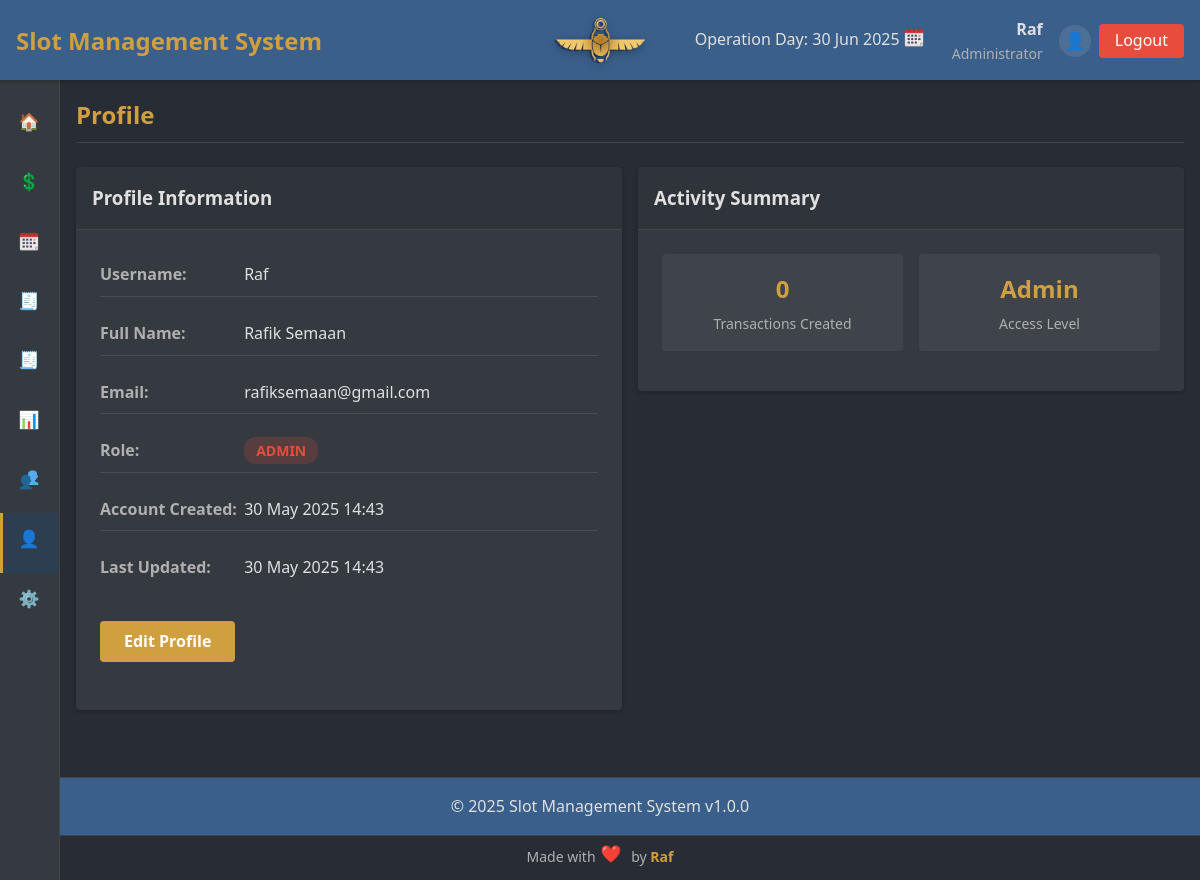
Screenshot of /index.php?page=profile (signed in) with the database file from the repository.
### tables this page shows
CREATE TABLE `users` (
  `id` int NOT NULL AUTO_INCREMENT,
  `username` varchar(50) NOT NULL,
  `password` varchar(255) NOT NULL,
  `name` varchar(100) NOT NULL,
  `email` varchar(100) NOT NULL,
  `role` enum('admin','editor','viewer') NOT NULL,
  `status` enum('Active','Inactive','Maintenance','Reserved') NOT NULL DEFAULT 'Active',
  `created_at` timestamp NULL DEFAULT CURRENT_TIMESTAMP,
  `updated_at` timestamp NULL DEFAULT CURRENT_TIMESTAMP ON UPDATE CURRENT_TIMESTAMP,
  PRIMARY KEY (`id`),
  UNIQUE KEY `username` (`username`),
  UNIQUE KEY `email` (`email`)
);

### includes/functions.php (called while the page is built, shortened)
<?php
if (!function_exists('format_datetime')) {
    function format_datetime($timestamp, $format = 'd M Y H:i:s') {
        try {
            $dt = new DateTime($timestamp, new DateTimeZone('UTC'));
            $dt->setTimezone(new DateTimeZone('Africa/Cairo'));
            return $dt->format($format);
        } catch (Exception $e) {
            return 'Invalid date';
        }
    }
}
?>

### pages/profile/view.php (the view, shortened to what this page needs)
<?php
try {
    $stmt = $conn->prepare("SELECT * FROM users WHERE id = ?");
    $stmt->execute([$_SESSION['user_id']]);
    $user = $stmt->fetch(PDO::FETCH_ASSOC);
} catch (PDOException $e) {
    $error = "Database error: " . $e->getMessage();
}
try {
    $stmt = $conn->prepare("SELECT COUNT(*) as transaction_count FROM transactions WHERE user_id = ?");
    $stmt->execute([$_SESSION['user_id']]);
    $stats = $stmt->fetch(PDO::FETCH_ASSOC);
} catch (PDOException $e) {
    $stats = ['transaction_count' => 0];
    $recent_transactions = [];
}
?>
<div class="profile-view fade-in">
    <div class="row">
        <div class="col-6">
            <div class="card">
                <div class="card-header">
                    <h3>Profile Information</h3>
                </div>
                <div class="card-body">
                    <?php if (isset($error)): ?>
                        <div class="alert alert-danger"><?php echo htmlspecialchars($error); ?></div>
                    <?php else: ?>
                        <div class="profile-details">
                            <div class="detail-group">
                                <strong>Username:</strong>
                                <span><?php echo htmlspecialchars($user['username']); ?></span>
                            </div>
                            <div class="detail-group">
                                <strong>Full Name:</strong>
                                <span><?php echo htmlspecialchars($user['name']); ?></span>
                            </div>
                            <div class="detail-group">
                                <strong>Email:</strong>
                                <span><?php echo htmlspecialchars($user['email']); ?></span>
                            </div>
                            <div class="detail-group">
                                <strong>Role:</strong>
                                <span class="role-badge role-<?php echo $user['role']; ?>">
                                    <?php echo ucfirst($user['role']); ?>
                                </span>
                            </div>
                            <div class="detail-group">
                                <strong>Account Created:</strong>
                                <span><?php echo format_datetime($user['created_at'], 'd M Y H:i'); ?></span>
                            </div>
                            <div class="detail-group">
                                <strong>Last Updated:</strong>
                                <span><?php echo format_datetime($user['updated_at'], 'd M Y H:i'); ?></span>
                            </div>
                        </div>
                        <div class="form-group" style="margin-top: 2rem;">
                            <a href="index.php?page=profile&action=edit" class="btn btn-primary">Edit Profile</a>
                        </div>
                    <?php endif; ?>
                </div>
            </div>
        </div>
        <div class="col-6">
            <div class="card">
                <div class="card-header">
                    <h3>Activity Summary</h3>
                </div>
                <div class="card-body">
                    <div class="stats-grid">
                        <div class="stat-item">
                            <div class="stat-value"><?php echo $stats['transaction_count']; ?></div>
                            <div class="stat-label">Transactions Created</div>
                        </div>
                        <div class="stat-item">
                            <div class="stat-value"><?php echo ucfirst($user['role']); ?></div>
                            <div class="stat-label">Access Level</div>
                        </div>
                    </div>
                </div>
            </div>
        </div>
    </div>
</div>

### assets/css/styles.css (style rules this page uses)
:root { --primary-color: #3a5f8a; --secondary-color: #d0a040; --accent-color: #e74c3c; --dark-bg: #282c34; --light-bg: #343a40; --text-light: #e0e0e0; --text-muted: #b0b0b0; --success-color: #2ecc71; --warning-color: #f39c12; --danger-color: #e74c3c; --border-color: #444444; --spacing-xs: 0.25rem; --spacing-sm: 0.5rem; --spacing-md: 1rem; --spacing-lg: 1.5rem; --spacing-xl: 2rem; --font-xs: 0.75rem; --font-sm: 0.875rem; --font-md: 1rem; --font-lg: 1.25rem; --font-xl: 1.5rem; --font-xxl: 2rem; --border-radius: 4px; --box-shadow: 0 2px 4px rgba(0, 0, 0, 0.2); --transition-speed: 0.3s; --sidebar-width-expanded: 250px; --sidebar-width-collapsed: 60px; }
* { margin: 0; padding: 0; box-sizing: border-box; }
body { font-family: 'Segoe UI', Tahoma, Geneva, Verdana, sans-serif; background-color: var(--dark-bg); color: var(--text-light); line-height: 1.6; padding-top: 80px; }
a { color: var(--secondary-color); text-decoration: none; transition: color var(--transition-speed); }
.form-group { margin-bottom: var(--spacing-lg); }
.btn { display: inline-block; padding: var(--spacing-sm) var(--spacing-lg); border: none; border-radius: var(--border-radius); cursor: pointer; font-weight: bold; text-align: center; transition: all var(--transition-speed); }
.btn-primary { background-color: var(--secondary-color); color: white; }
.card { background-color: var(--light-bg); border-radius: var(--border-radius); box-shadow: var(--box-shadow); margin-bottom: var(--spacing-lg); }
.card-header { padding: var(--spacing-md); border-bottom: 1px solid var(--border-color); background-color: rgba(0, 0, 0, 0.1); }
.card-body { padding: var(--spacing-lg); }
.row { display: flex; flex-wrap: wrap; margin: 0 -0.5rem; }
.col-6 { flex: 0 0 50%; max-width: 50%; padding: 0 0.5rem; }
.stat-value { font-size: var(--font-xxl); font-weight: bold; margin-bottom: var(--spacing-xs); color: var(--text-light); }
.stat-value { font-size: 1.25rem; font-weight: bold; }
.detail-group { margin-bottom: 1rem; padding: 0.5rem 0; border-bottom: 1px solid rgba(255, 255, 255, 0.1); }
.detail-group:last-child { border-bottom: none; }
.detail-group strong { display: inline-block; width: 140px; color: var(--text-muted); }
.role-badge { padding: 0.25rem 0.75rem; border-radius: 12px; font-size: 0.875rem; font-weight: bold; text-transform: uppercase; }
.role-admin { background-color: rgba(231, 76, 60, 0.2); color: var(--danger-color); }
.stats-grid { display: grid; grid-template-columns: repeat(auto-fit, minmax(150px, 1fr)); gap: 1rem; margin-bottom: 1rem; }
.stat-item { text-align: center; padding: 1rem; background-color: rgba(255, 255, 255, 0.05); border-radius: var(--border-radius); }
.stat-item .stat-value { font-size: 1.5rem; font-weight: bold; color: var(--secondary-color); }
.stat-item .stat-label { font-size: 0.875rem; color: var(--text-muted); margin-top: 0.25rem; }
.fade-in { animation: fadeIn var(--transition-speed); }

### rows the page displays
users: username "Raf", name "Rafik Semaan", email "rafiksemaan@gmail.com", role "ADMIN", created_at "30 May 2025 14:43", updated_at "30 May 2025 14:43", role "Admin"

### other values shown
$app_name "Slot Management System"
$_SESSION['username'] "Raf"
$user_roles[$_SESSION['user_role']] "Administrator"
$stats['transaction_count'] "0"
$app_version "1.0.0"
